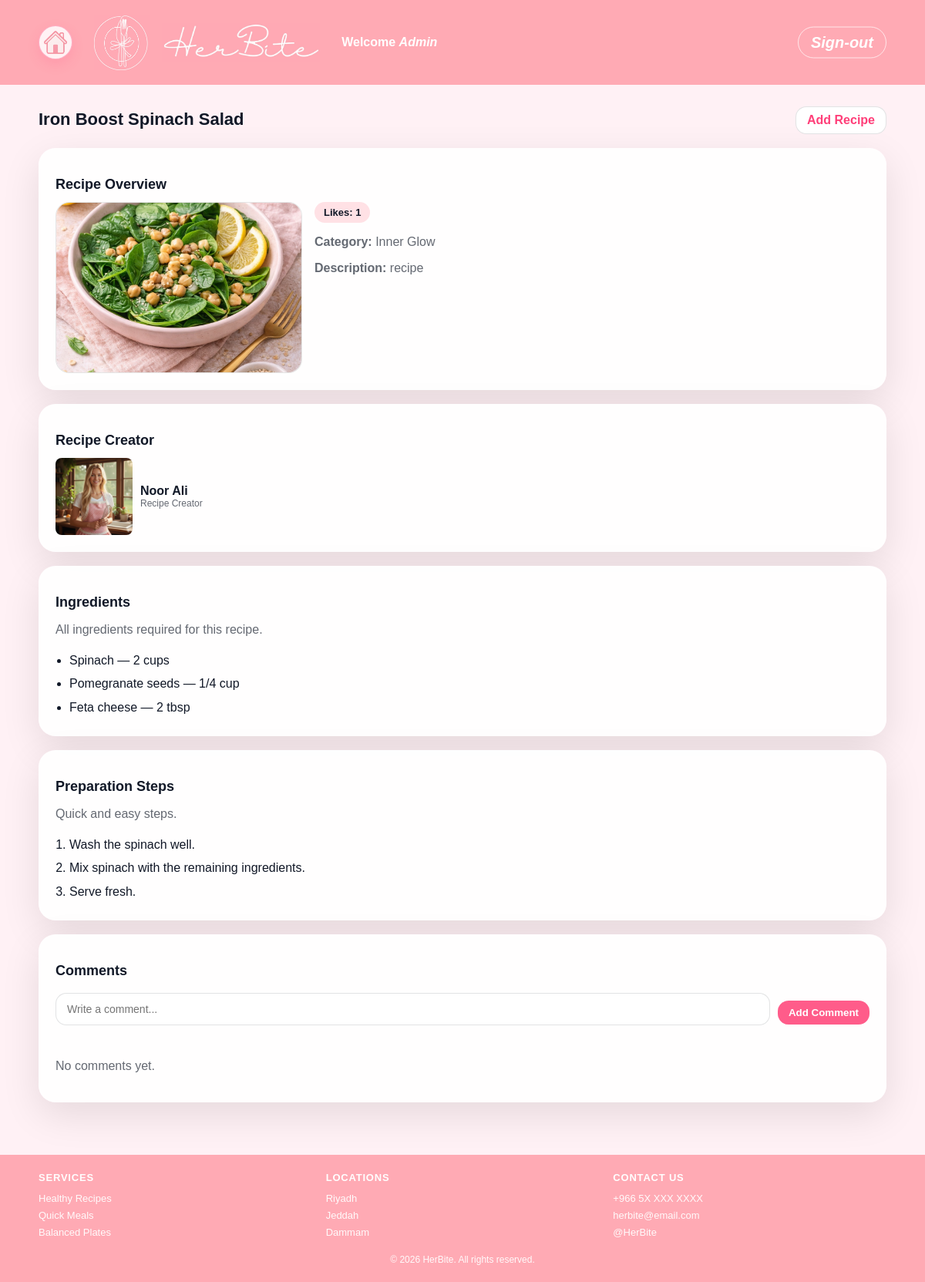
Before: /viewRecipe.php?id=5 (signed in) with the older database file.
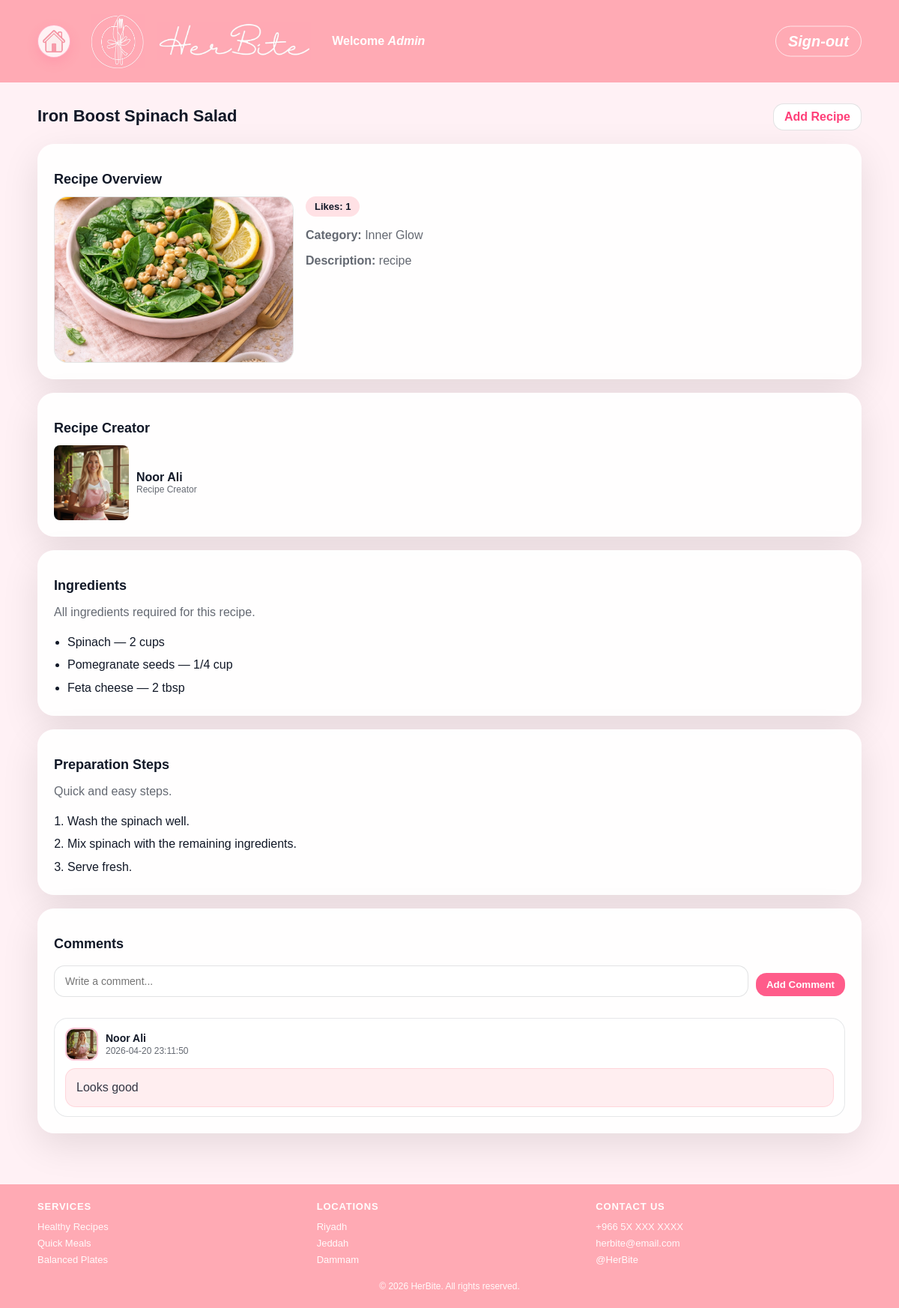
After: the same page with the newer database file.
### tables this page shows
CREATE TABLE `recipeingredient` (
  `id` int(11) NOT NULL,
  `recipeID` int(11) NOT NULL,
  `ingredientName` varchar(150) NOT NULL,
  `quantity` varchar(100) NOT NULL
);

CREATE TABLE `recipeinstruction` (
  `id` int(11) NOT NULL,
  `recipeID` int(11) NOT NULL,
  `stepNumber` int(11) NOT NULL,
  `instructionText` text NOT NULL
);

CREATE TABLE `comment` (
  `id` int(11) NOT NULL,
  `recipeID` int(11) DEFAULT NULL,
  `userID` int(11) DEFAULT NULL,
  `comment` text,
  `date` datetime DEFAULT NULL
);

CREATE TABLE `users` (
  `id` int(11) NOT NULL,
  `userType` enum('user','admin') NOT NULL,
  `firstName` varchar(100) NOT NULL,
  `lastName` varchar(100) NOT NULL,
  `emailAddress` varchar(100) NOT NULL,
  `password` varchar(255) NOT NULL,
  `photoFileName` varchar(255) NOT NULL
);

### viewRecipe.php (the view, shortened to what the changed rows need)
<?php
include("db.php");
$recipeID = isset($_GET['id']) ? (int) $_GET['id'] : 0;
$recipeQuery = "SELECT recipe.*,
                       users.firstName,
                       users.lastName,
                       users.photoFileName AS creatorPhoto,
                       recipecategory.categoryName
                FROM recipe
                JOIN users ON recipe.userID = users.id
                LEFT JOIN recipecategory ON recipe.categoryID = recipecategory.id
                WHERE recipe.id = ?";
$stmt = $conn->prepare($recipeQuery);
$stmt->bind_param("i", $recipeID);
$stmt->execute();
$recipeResult = $stmt->get_result();
$recipe = $recipeResult->fetch_assoc();
$ingredientsQuery = "SELECT ingredientName, quantity
                     FROM recipeingredient
                     WHERE recipeID = ?
                     ORDER BY id ASC";
$stmt = $conn->prepare($ingredientsQuery);
$stmt->bind_param("i", $recipeID);
$stmt->execute();
$ingredientsResult = $stmt->get_result();
$instructionsQuery = "SELECT stepNumber, instructionText
                      FROM recipeinstruction
                      WHERE recipeID = ?
                      ORDER BY stepNumber ASC, id ASC";
$stmt = $conn->prepare($instructionsQuery);
$stmt->bind_param("i", $recipeID);
$stmt->execute();
$instructionsResult = $stmt->get_result();
$commentsQuery = "SELECT comment.comment,
                         comment.date,
                         users.firstName,
                         users.lastName,
                         users.photoFileName
                  FROM comment
                  JOIN users ON comment.userID = users.id
                  WHERE comment.recipeID = ?
                  ORDER BY comment.date DESC, comment.id DESC";
$stmt = $conn->prepare($commentsQuery);
$stmt->bind_param("i", $recipeID);
$stmt->execute();
$commentsResult = $stmt->get_result();
?>
<!DOCTYPE html>
<html lang="en">
<head>
  <link rel="stylesheet" href="stylesheet.css">
</head>
<body class="user-page view-page admin-page header-admin">
  <div class="page">
    <main class="page-main">
      <section class="view-head">
        <div class="view-title">
          <h2><?php echo htmlspecialchars($recipe['name']); ?></h2>
        </div>
      </section>
      <section class="admin-card view-card">
        <h2>Recipe Overview</h2>
      </section>
      <section class="admin-card view-card">
        <h2>Recipe Creator</h2>
      </section>
      <section class="admin-card view-card">
        <h2>Ingredients</h2>
        <?php if ($ingredientsResult->num_rows > 0) { ?>
          <ul class="steps-list">
            <?php while ($ingredient = $ingredientsResult->fetch_assoc()) { ?>
              <li>
                <?php echo htmlspecialchars($ingredient['ingredientName']); ?> — <?php echo htmlspecialchars($ingredient['quantity']); ?>
              </li>
            <?php } ?>
          </ul>
        <?php } else { ?>
          <p class="muted">No ingredients added.</p>
        <?php } ?>
      </section>
      <section class="admin-card view-card">
        <h2>Preparation Steps</h2>
        <?php if ($instructionsResult->num_rows > 0) { ?>
          <ol class="steps-list">
            <?php while ($instruction = $instructionsResult->fetch_assoc()) { ?>
              <li><?php echo htmlspecialchars($instruction['instructionText']); ?></li>
            <?php } ?>
          </ol>
        <?php } else { ?>
          <p class="muted">No preparation steps added.</p>
        <?php } ?>
      </section>
      <section class="admin-card view-card">
        <h2>Comments</h2>
        <div class="comments">
          <?php if ($commentsResult->num_rows > 0) { ?>
            <?php while ($comment = $commentsResult->fetch_assoc()) { ?>
              <div class="comment">
                <div class="comment-head">
                  <img src="<?php echo htmlspecialchars(!empty($comment['photoFileName']) ? $comment['photoFileName'] : 'default.png'); ?>" alt="User photo" class="comment-avatar">
                  <div class="comment-meta">
                    <div class="comment-name"><?php echo htmlspecialchars($comment['firstName'] . ' ' . $comment['lastName']); ?></div>
                    <div class="comment-time muted small"><?php echo htmlspecialchars($comment['date']); ?></div>
                  </div>
                </div>
                <div class="comment-body"><?php echo htmlspecialchars($comment['comment']); ?></div>
              </div>
            <?php } ?>
          <?php } else { ?>
            <p class="muted">No comments yet.</p>
          <?php } ?>
        </div>
      </section>
    </main>
  </div>
</body>
</html>

Changed rows visible on the page:
added comment: userID.photoFileName (picture), userID.lastName "Noor Ali", date "2026-04-20 23:11:50", comment "Looks good"
Other visible differences:
text no longer shown: "No comments yet."
